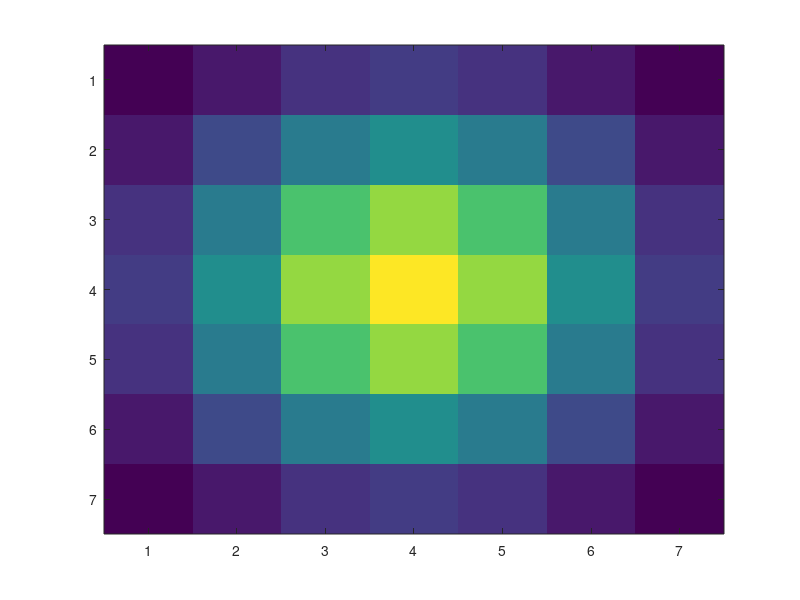

MATLAB code to generate this figure: (Note: this script raises an error after producing the figure.)
[xg, yg] = meshgrid(-3:3,-3:3);
z = 500/(2*pi*1.75*1.75)*exp(-(xg.^2 + yg.^2)/(2*1.75^2));
imagesc(z)
[xf_all,xf_crlb, yf_all,yf_crlb, N,  N_crlb,  sigx,  sigx_crlb,sigy,    sigy_crlb,off_all, off_crlb, llv] = full_chain_loc([single(z(:)*0),single(z(:))],10);